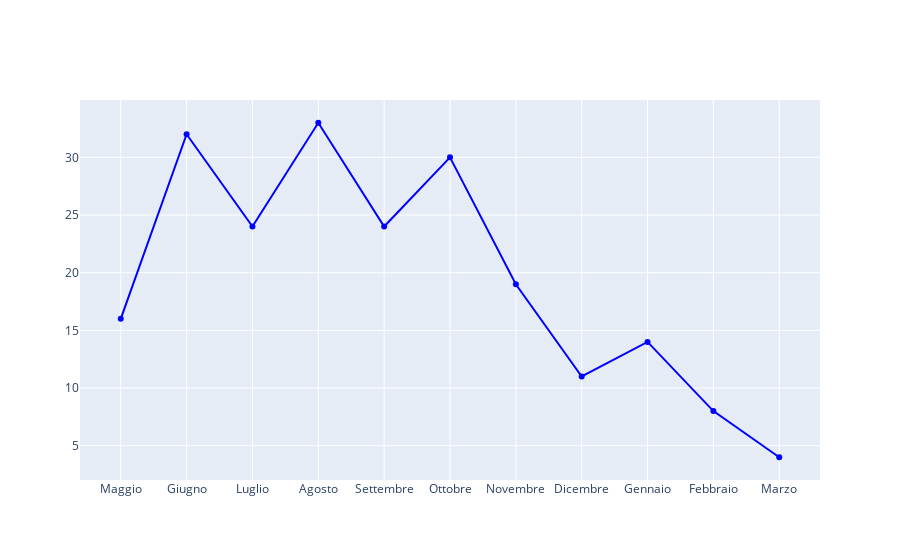

Notebook cell for this chart:
### Code cell
# Chiamata alla funzione con il dizionario Mese
plot_line_chart(Mese, '', '', '')

### Figure 1 — Plotly figure (JSON) as saved in the notebook; plotly's stock layout.template omitted (floating-point values rounded to 4 significant figures)
{"data": [{"marker": {"color": "blue"}, "mode": "lines+markers", "type": "scatter", "x": ["Maggio", "Giugno", "Luglio", "Agosto", "Settembre", "Ottobre", "Novembre", "Dicembre", "Gennaio", "Febbraio", "Marzo"], "y": [16, 32, 24, 33, 24, 30, 19, 11, 14, 8, 4]}], "layout": {"title": {"text": ""}, "xaxis": {"title": {"text": ""}}, "yaxis": {"title": {"text": ""}}}}
